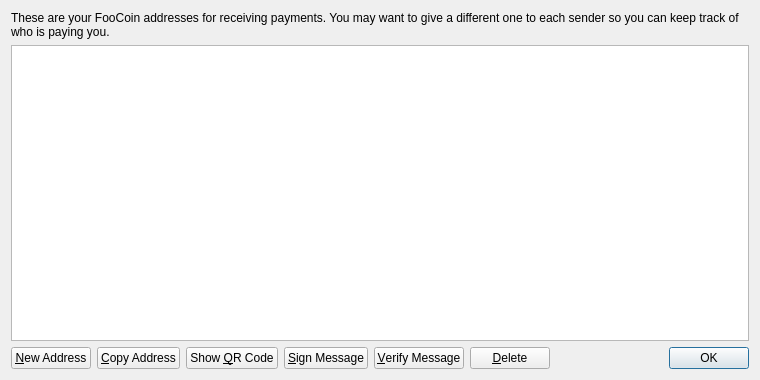
<?xml version="1.0" encoding="UTF-8"?>
<ui version="4.0">
 <class>AddressBookPage</class>
 <widget class="QWidget" name="AddressBookPage">
  <property name="geometry">
   <rect>
    <x>0</x>
    <y>0</y>
    <width>760</width>
    <height>380</height>
   </rect>
  </property>
  <property name="windowTitle">
   <string>Address Book</string>
  </property>
  <layout class="QVBoxLayout" name="verticalLayout">
   <item>
    <widget class="QLabel" name="labelExplanation">
     <property name="text">
      <string>These are your FooCoin addresses for receiving payments. You may want to give a different one to each sender so you can keep track of who is paying you.</string>
     </property>
     <property name="textFormat">
      <enum>Qt::PlainText</enum>
     </property>
     <property name="wordWrap">
      <bool>true</bool>
     </property>
    </widget>
   </item>
   <item>
    <widget class="QTableView" name="tableView">
     <property name="contextMenuPolicy">
      <enum>Qt::CustomContextMenu</enum>
     </property>
     <property name="toolTip">
      <string>Double-click to edit address or label</string>
     </property>
     <property name="tabKeyNavigation">
      <bool>false</bool>
     </property>
     <property name="alternatingRowColors">
      <bool>true</bool>
     </property>
     <property name="selectionMode">
      <enum>QAbstractItemView::SingleSelection</enum>
     </property>
     <property name="selectionBehavior">
      <enum>QAbstractItemView::SelectRows</enum>
     </property>
     <property name="sortingEnabled">
      <bool>true</bool>
     </property>
     <attribute name="verticalHeaderVisible">
      <bool>false</bool>
     </attribute>
    </widget>
   </item>
   <item>
    <layout class="QHBoxLayout" name="horizontalLayout">
     <item>
      <widget class="QPushButton" name="newAddressButton">
       <property name="toolTip">
        <string>Create a new address</string>
       </property>
       <property name="text">
        <string>&amp;New Address</string>
       </property>
       <property name="icon">
        <iconset resource="../bitcoin.qrc">
         <normaloff>:/icons/add</normaloff>:/icons/add</iconset>
       </property>
      </widget>
     </item>
     <item>
      <widget class="QPushButton" name="copyToClipboard">
       <property name="toolTip">
        <string>Copy the currently selected address to the system clipboard</string>
       </property>
       <property name="text">
        <string>&amp;Copy Address</string>
       </property>
       <property name="icon">
        <iconset resource="../bitcoin.qrc">
         <normaloff>:/icons/editcopy</normaloff>:/icons/editcopy</iconset>
       </property>
      </widget>
     </item>
     <item>
      <widget class="QPushButton" name="showQRCode">
       <property name="text">
        <string>Show &amp;QR Code</string>
       </property>
       <property name="icon">
        <iconset resource="../bitcoin.qrc">
         <normaloff>:/icons/qrcode</normaloff>:/icons/qrcode</iconset>
       </property>
      </widget>
     </item>
     <item>
      <widget class="QPushButton" name="signMessage">
       <property name="toolTip">
        <string>Sign a message to prove you own a FooCoin address</string>
       </property>
       <property name="text">
        <string>&amp;Sign Message</string>
       </property>
       <property name="icon">
        <iconset resource="../bitcoin.qrc">
         <normaloff>:/icons/edit</normaloff>:/icons/edit</iconset>
       </property>
      </widget>
     </item>
     <item>
      <widget class="QPushButton" name="verifyMessage">
       <property name="toolTip">
        <string>Verify a message to ensure it was signed with a specified FooCoin address</string>
       </property>
       <property name="text">
        <string>&amp;Verify Message</string>
       </property>
       <property name="icon">
        <iconset resource="../bitcoin.qrc">
         <normaloff>:/icons/transaction_0</normaloff>:/icons/transaction_0</iconset>
       </property>
      </widget>
     </item>
     <item>
      <widget class="QPushButton" name="deleteButton">
       <property name="toolTip">
        <string>Delete the currently selected address from the list. Only sending addresses can be deleted.</string>
       </property>
       <property name="text">
        <string>&amp;Delete</string>
       </property>
       <property name="icon">
        <iconset resource="../bitcoin.qrc">
         <normaloff>:/icons/remove</normaloff>:/icons/remove</iconset>
       </property>
      </widget>
     </item>
     <item>
      <spacer name="horizontalSpacer">
       <property name="orientation">
        <enum>Qt::Horizontal</enum>
       </property>
       <property name="sizeHint" stdset="0">
        <size>
         <width>40</width>
         <height>20</height>
        </size>
       </property>
      </spacer>
     </item>
     <item>
      <widget class="QDialogButtonBox" name="buttonBox">
       <property name="sizePolicy">
        <sizepolicy hsizetype="Maximum" vsizetype="Fixed">
         <horstretch>0</horstretch>
         <verstretch>0</verstretch>
        </sizepolicy>
       </property>
       <property name="standardButtons">
        <set>QDialogButtonBox::Ok</set>
       </property>
      </widget>
     </item>
    </layout>
   </item>
  </layout>
 </widget>
 <resources>
  <include location="../bitcoin.qrc"/>
 </resources>
 <connections/>
</ui>
